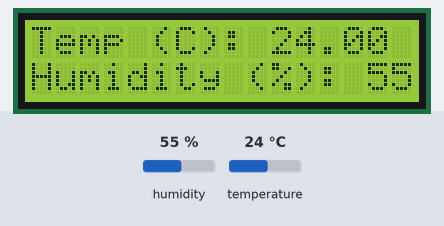
A sketch run on a simulated Arduino Uno, built with avr-gcc and run on an emulated ATmega328P. Shown: 16×2 character LCD. Wiring (inferred from the names in the program): DHT11 sensor: data pin 7. The inputs (shaded band) are chosen by the test bench; at power-on: humidity 55 %, temperature 24 °C. What the sketch prints to the serial monitor is not drawn.

Above: at 3.1 s.
3.2 s: humidity set to 22 %
At 8.8 s:
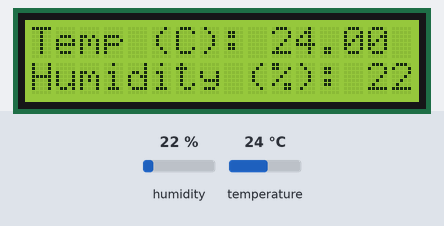
13.1 s: temperature set to 12 °C
At 18.9 s:
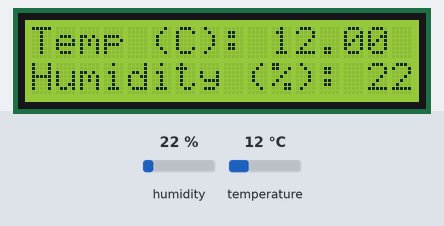
23.3 s: humidity set to 40 %
At 29.0 s:
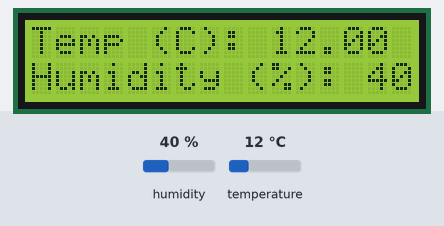
33.5 s: temperature set to 19 °C
At 39.1 s:
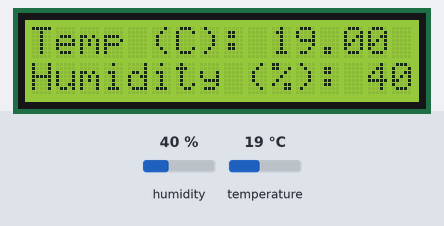
Timing chart, 0 to 40.6 s (numbered marks = the images above; inputs shaded):
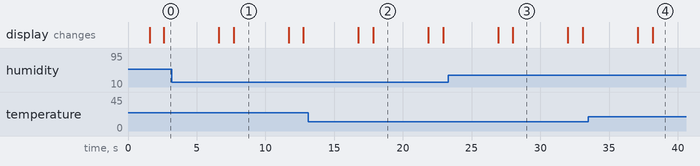

The sketch:

temp_humidity.ino
```cpp
#include <dht.h>
#include <LiquidCrystal.h>

// Step-by-Step Wiring (No Potentiometer)

// Wire your LCD to your Arduino exactly like this:

//     VSS (Pin 1) ➡️ Arduino GND

//     VDD (Pin 2) ➡️ Arduino 5V

//     V0 (Pin 3) ➡️ Connect to GND (either directly or through a 1k-ohm resistor)

//     RS (Pin 4) ➡️ Arduino Digital Pin 12

//     RW (Pin 5) ➡️ Arduino GND

//     E (Pin 6) ➡️ Arduino Digital Pin 11

//     Pins 7, 8, 9, 10 remain completely empty

//     D4 (Pin 11) ➡️ Arduino Digital Pin 5

//     D5 (Pin 12) ➡️ Arduino Digital Pin 4

//     D6 (Pin 13) ➡️ Arduino Digital Pin 3

//     D7 (Pin 14) ➡️ Arduino Digital Pin 2

//     A (Pin 15) ➡️ Arduino 5V (Put a 220-ohm resistor here so you don't burn out the backlight)

//     K (Pin 16) ➡️ Arduino GND

dht DHT;

#define DHT11_PIN 7

double temperature;
double humidity;

// Initialize LCD
LiquidCrystal lcd(12, 11, 5, 4, 3, 2);

void setup() {
  Serial.begin(9600);

  // Initialize the LCD
  lcd.begin(16, 2);
  lcd.print("System loading...");
  delay(1500);
  lcd.clear();


}

void loop() {
  int checkReadings = DHT.read11(DHT11_PIN);
  temperature = DHT.temperature;
  Serial.println("Temperature (degrees celsius): ");
  Serial.println(temperature);

  humidity = DHT.humidity;
  Serial.println("Humidity: ");
  Serial.println(humidity);
  delay(1000);

  /////////////////////////////////
  /// Print to LCD ///////////
  lcd.clear();
  lcd.setCursor(0, 0);
  lcd.print("Temp (C): ");
  lcd.print(temperature);

  lcd.setCursor(0, 1);
  lcd.print("Humidity (%): ");
  lcd.print(humidity);
  delay(4000);
  lcd.clear();
  delay(50);


}
```

Measured:
- after the input at 3.2 s, the display: first differs from a run without the input after 4.5 s (image 1)
- after the input at 13.1 s, the display: first differs from a run without the input after 4.7 s (image 2)
- after the input at 23.3 s, the display: first differs from a run without the input after 4.7 s (image 3)
- after the input at 33.5 s, the display: first differs from a run without the input after 4.7 s (image 4)
- what the display in image 1 shows lasts 4.0 s, from 7.7 s to 11.7 s
